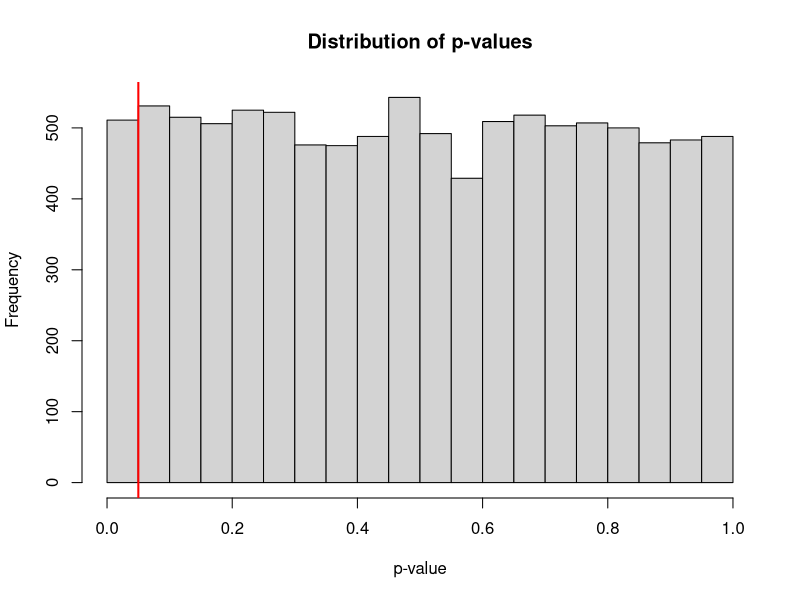
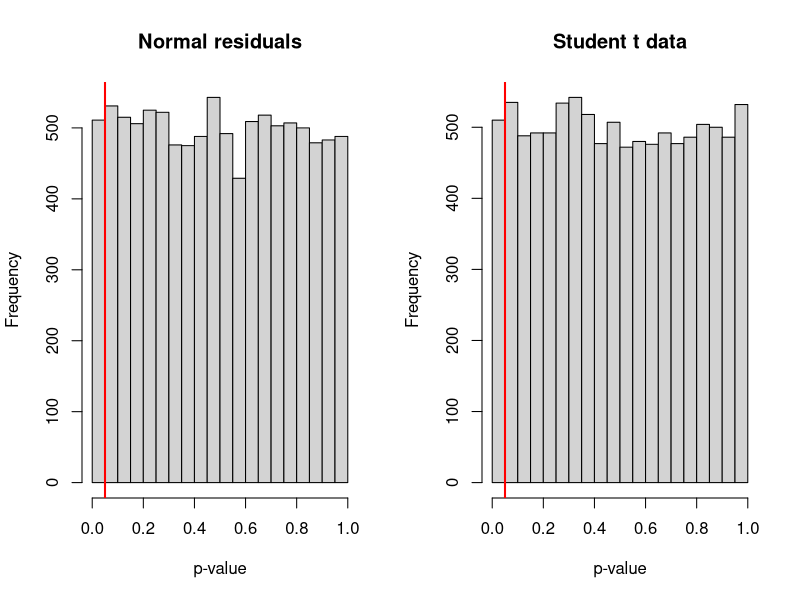
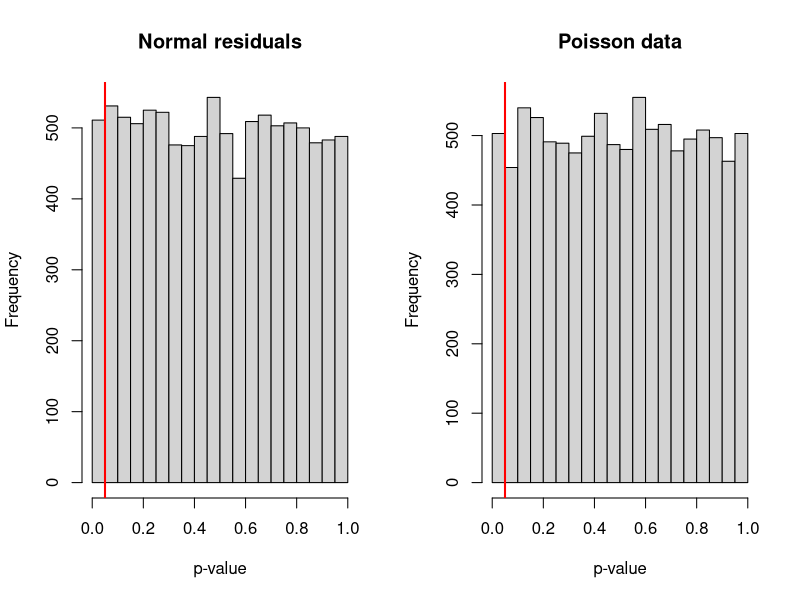
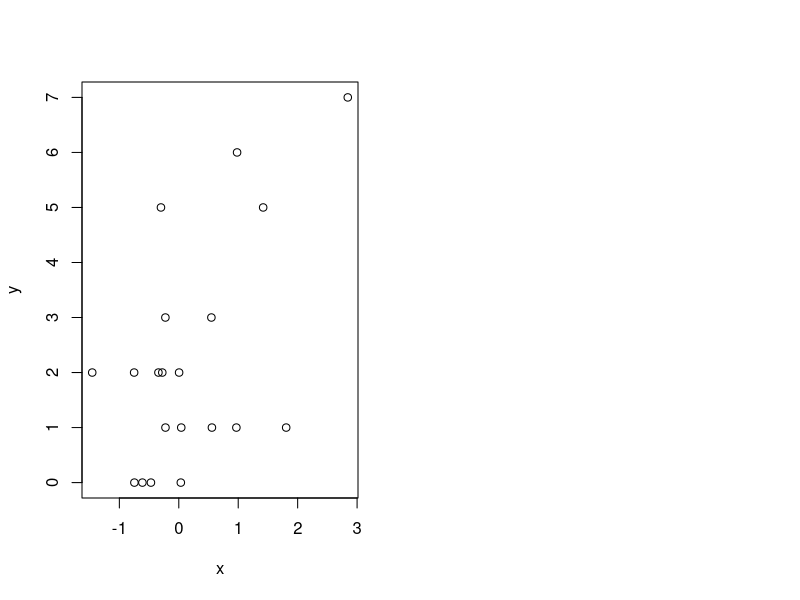
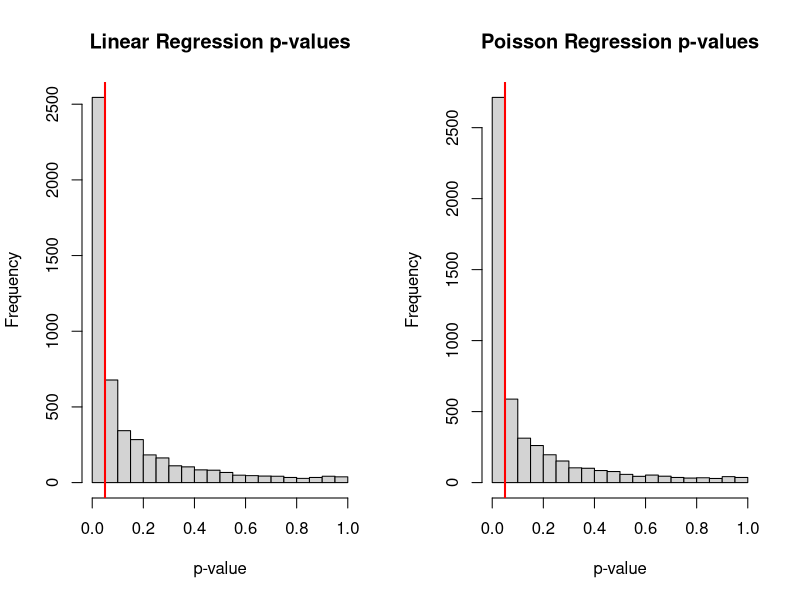

Write the R code that produced these figures, in order.
# Set seed for reproducibility
set.seed(123)

# Function to simulate one dataset and return p-value
simulate_regression <- function(n = 20, b = 0) {
  x <- rnorm(n)
  # Simulate y as a function of x with some noise
    y <- b * x + rnorm(n)
  
  # Fit model and extract p-value for x coefficient
  model <- lm(y ~ x)
  summary(model)$coefficients[2, 4]
}

# Run 1000 simulations
n_sims <- 10000
p_values <- replicate(n_sims, simulate_regression())

# Calculate proportion of false positives (alpha = 0.05)
type_I_error_rate <- mean(p_values < 0.05)

# Print results
cat("Type I error rate:", round(type_I_error_rate, 3), "\n")
cat("Expected rate: 0.05\n")

# Optional: create histogram of p-values
hist(p_values, breaks = 30, main = "Distribution of p-values",
     xlab = "p-value", ylab = "Frequency")
abline(v = 0.05, col = "red", lwd = 2)

#
# Function to simulate student t data and return p-value
#
simulate_t <- function(n = 20, df = 2) {
    x <- rnorm(n)
    # Generate t-distributed residuals with low degrees of freedom
    y <- rt(n, df = df) + rnorm(n)
    
    # Fit linear model (incorrectly assuming normality)
    model <- lm(y ~ x)
    
    summary(model)$coefficients[2, 4]
    #plot(model, 2)
}

# Run 1000 simulations with Poisson data
p_values_t <- replicate(n_sims, simulate_t(df = 1))

# Calculate Type I error rate for Poisson case
type_I_error_rate_simulate_t <- mean(p_values_t < 0.05)

# Print results for both cases
cat("\nNormal residuals Type I error rate:", round(type_I_error_rate, 3), "\n")
cat("student t data Type I error rate:", round(type_I_error_rate_simulate_t, 3), "\n")
cat("Expected rate: 0.05\n")

# Plot histograms side by side
par(mfrow = c(1, 2))
hist(p_values, breaks = 30, main = "Normal residuals",
     xlab = "p-value", ylab = "Frequency")
abline(v = 0.05, col = "red", lwd = 2)

hist(p_values_t, breaks = 30, main = "Student t data",
     xlab = "p-value", ylab = "Frequency")
abline(v = 0.05, col = "red", lwd = 2)

#
# Function to simulate Poisson data and return p-value
#
simulate_poisson <- function(n = 20, lambda = 1) {
    x <- rnorm(n)
    # Generate Poisson-distributed residuals
    y <- rpois(n, lambda = lambda)
    
    # Fit linear model (incorrectly assuming normality)
    model <- lm(y ~ x)
    
    summary(model)$coefficients[2, 4]
}

# Run 1000 simulations with Poisson data
p_values_poisson <- replicate(n_sims, simulate_poisson(lambda = 1))

# Calculate Type I error rate for Poisson case
type_I_error_rate_simulate_poisson <- mean(p_values_poisson < 0.05)

# Print results for both cases
cat("\nNormal residuals Type I error rate:", round(type_I_error_rate, 3), "\n")
cat("Poisson data Type I error rate:", round(type_I_error_rate_simulate_poisson, 3), "\n")
cat("Expected rate: 0.05\n")

# Plot histograms side by side
par(mfrow = c(1, 2))
hist(p_values, breaks = 30, main = "Normal residuals",
     xlab = "p-value", ylab = "Frequency")
abline(v = 0.05, col = "red", lwd = 2)

hist(p_values_poisson, breaks = 30, main = "Poisson data",
     xlab = "p-value", ylab = "Frequency")
abline(v = 0.05, col = "red", lwd = 2)

# ------------------------------- #
# POWER ANALYSIS 
# ------------------------------- #

#Example plot of x vs y
n <- 20
x <- rnorm(n)
# True Poisson regression: log(lambda) = beta0 + beta*x
lambda <- exp(0.5 + 0.5 * x)
y <- rpois(n, lambda)
plot(x, y)


# Power analysis comparing linear vs Poisson regression
simulate_with_effect <- function(n = 20, beta = 0.5) {
    x <- rnorm(n)
    # True Poisson regression: log(lambda) = beta0 + beta*x
    lambda <- exp(0.5 + beta * x)
    y <- rpois(n, lambda)

    # Fit both models
    lm_model <- lm(y ~ x)
    pois_model <- glm(y ~ x, family = poisson)
    
    # Return p-values for both models
    c(
        lm = summary(lm_model)$coefficients[2, 4],
        poisson = summary(pois_model)$coefficients[2, 4]
    )
}

# Run simulations
n_sims <- 5000
results <- replicate(n_sims, simulate_with_effect(n = 30, beta = 0.3))

# Calculate power for both methods
power_lm <- mean(results["lm",] < 0.05)
power_poisson <- mean(results["poisson",] < 0.05)

# Print results
cat("\nPower Analysis Results:\n")
cat("Linear regression power:", round(power_lm, 3), "\n")
cat("Poisson regression power:", round(power_poisson, 3), "\n")

# Visualize p-value distributions
par(mfrow = c(1, 2))
hist(results["lm",], breaks = 30, main = "Linear Regression p-values",
     xlab = "p-value", ylab = "Frequency")
abline(v = 0.05, col = "red", lwd = 2)

hist(results["poisson",], breaks = 30, main = "Poisson Regression p-values",
     xlab = "p-value", ylab = "Frequency")
abline(v = 0.05, col = "red", lwd = 2)
